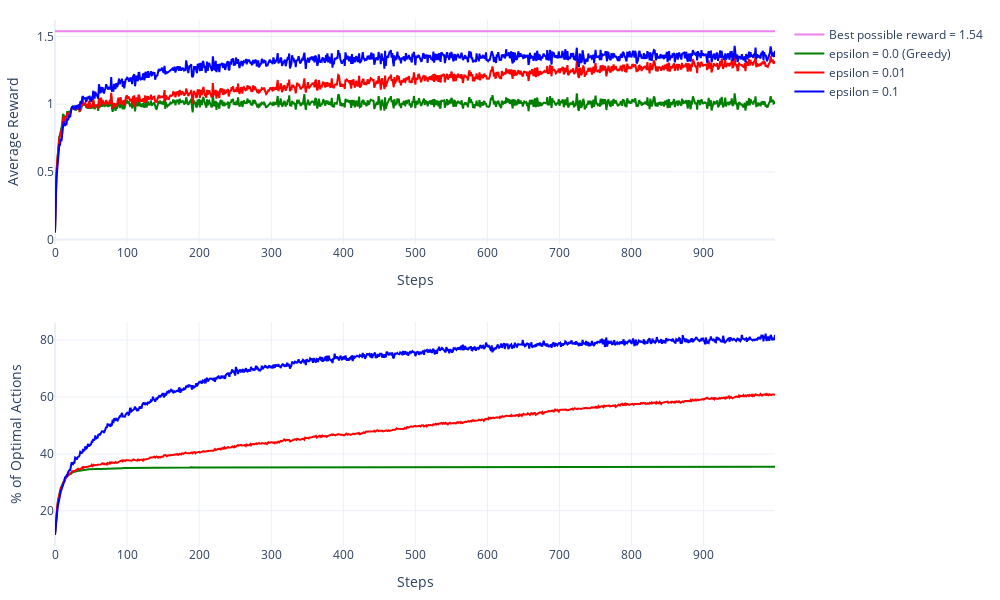

Notebook code cell kept with this figure:
### Code cell
colors = ["green", "red", "blue"]

fig = make_subplots(rows=2, cols=1)

fig.add_trace(trace=go.Scatter(
    y=1.54 + np.zeros(shape=(1_000,)),
    marker=dict(color="violet"),
    name="Best possible reward = 1.54",
), row=1, col=1)

for i, agent_args in enumerate(agent_args_list):
    fig.add_trace(trace=go.Scatter(
        y=average_rewards[i],
        marker=dict(color=colors[i]),
        name=f"epsilon = {agent_args.epsilon} " + ("(Greedy)" if agent_args.epsilon == 0.0 else ""),
    ), row=1, col=1)
    
    fig.add_trace(trace=go.Scatter(
        y=optimal_action_pct[i],
        marker=dict(color=colors[i]),
        showlegend=False
    ), row=2, col=1)

fig.update_xaxes(title_text="Steps", row=1, col=1)
fig.update_xaxes(title_text="Steps", row=2, col=1)
fig.update_yaxes(title_text="Average Reward", row=1, col=1)
fig.update_yaxes(title_text="% of Optimal Actions", row=2, col=1)
fig.update_layout(
    template="plotly_white",
    margin=dict(l=50, r=30, t=20, b=40),
    width=1000,
    height=600,
)
fig.show()

### Figure 1 — Plotly figure (JSON) as saved in the notebook; plotly's stock layout.template omitted (floating-point values rounded to 4 significant figures; data arrays with more than 128 entries replaced by an {"elided": "..."} marker saying what was removed)
{"data": [{"marker": {"color": "violet"}, "name": "Best possible reward = 1.54", "type": "scatter", "xaxis": "x", "y": {"elided": "1000 float values"}, "yaxis": "y"}, {"marker": {"color": "green"}, "name": "epsilon = 0.0 (Greedy)", "type": "scatter", "xaxis": "x", "y": {"elided": "1000 float values"}, "yaxis": "y"}, {"marker": {"color": "green"}, "showlegend": false, "type": "scatter", "xaxis": "x2", "y": {"elided": "1000 float values"}, "yaxis": "y2"}, {"marker": {"color": "red"}, "name": "epsilon = 0.01 ", "type": "scatter", "xaxis": "x", "y": {"elided": "1000 float values"}, "yaxis": "y"}, {"marker": {"color": "red"}, "showlegend": false, "type": "scatter", "xaxis": "x2", "y": {"elided": "1000 float values"}, "yaxis": "y2"}, {"marker": {"color": "blue"}, "name": "epsilon = 0.1 ", "type": "scatter", "xaxis": "x", "y": {"elided": "1000 float values"}, "yaxis": "y"}, {"marker": {"color": "blue"}, "showlegend": false, "type": "scatter", "xaxis": "x2", "y": {"elided": "1000 float values"}, "yaxis": "y2"}], "layout": {"height": 600, "margin": {"b": 40, "l": 50, "r": 30, "t": 20}, "width": 1000, "xaxis": {"anchor": "y", "domain": [0, 1], "title": {"text": "Steps"}}, "xaxis2": {"anchor": "y2", "domain": [0, 1], "title": {"text": "Steps"}}, "yaxis": {"anchor": "x", "domain": [0.575, 1], "title": {"text": "Average Reward"}}, "yaxis2": {"anchor": "x2", "domain": [0, 0.425], "title": {"text": "% of Optimal Actions"}}}}
